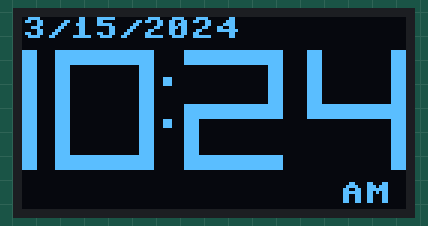
A program run on a simulated Raspberry Pi Pico running MicroPython. Shown: 128×64 one-colour display. The clock reads 2024-03-15 10:24:30 at power-on unless the program sets it.

Above: at 0.1 s.
At 15.2 s:
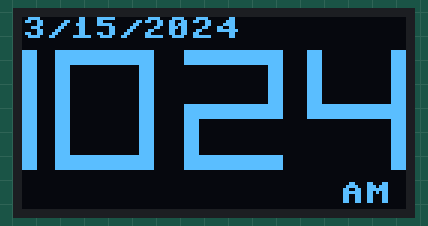
At 32.4 s:
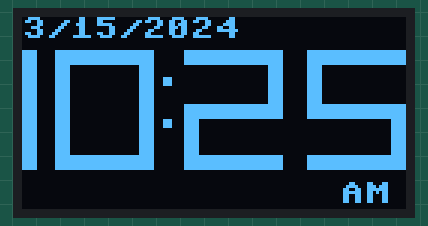
At 63.8 s:
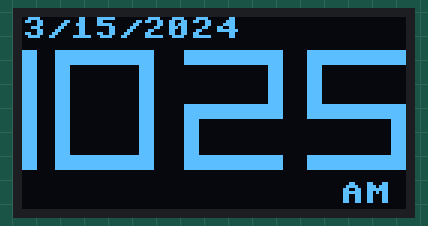
At 95.1 s:
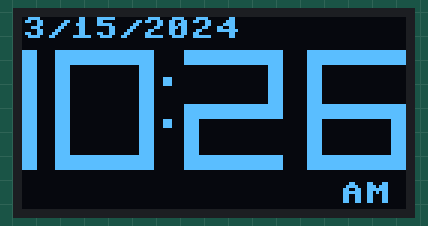
At 128.5 s:
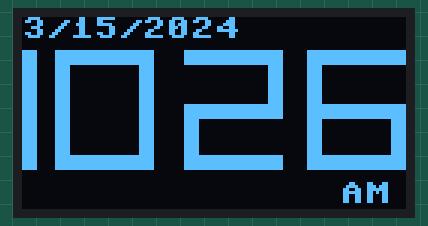

Measured:
- what the display in image 1 shows lasts 1.0 s, from 15.2 s to 16.2 s

The program:

07-test-sh1106-clock-with-rtc.py
```python
from machine import Pin, I2C
from sh1106 import SH1106_I2C
from utime import sleep

# OLED and RTC share I2C bus 0
OLED_SH11306_SDA_PIN = 0
OLED_SH11306_SCL_PIN = 1
DS3231_ADDR = 0x68

sda = Pin(OLED_SH11306_SDA_PIN, Pin.OUT)
scl = Pin(OLED_SH11306_SCL_PIN, Pin.OUT)

# freq=3000000 (3M) for safe I2C operation with both devices
i2c = I2C(0, scl=scl, sda=sda, freq=3000000)

# Initialize display and RTC
oled = SH1106_I2C(128, 64, i2c)
oled.rotate(180)

def bcd2dec(bcd):
    """Convert binary coded decimal to decimal."""
    return (((bcd & 0xf0) >> 4) * 10 + (bcd & 0x0f))

def read_ds3231():
    """Read time from DS3231 RTC."""
    data = i2c.readfrom_mem(DS3231_ADDR, 0x00, 7)
    second = bcd2dec(data[0])
    minute = bcd2dec(data[1])
    hour = bcd2dec(data[2] & 0x3f)  # 24 hour mode
    day = bcd2dec(data[4])
    month = bcd2dec(data[5] & 0x1f)
    year = bcd2dec(data[6]) + 2000
    return (year, month, day, hour, minute, second)

segmentMapping = [
    #a, b, c, d, e, f, g
    [1, 1, 1, 1, 1, 1, 0], # 0
    [0, 1, 1, 0, 0, 0, 0], # 1
    [1, 1, 0, 1, 1, 0, 1], # 2
    [1, 1, 1, 1, 0, 0, 1], # 3
    [0, 1, 1, 0, 0, 1, 1], # 4
    [1, 0, 1, 1, 0, 1, 1], # 5
    [1, 0, 1, 1, 1, 1, 1], # 6
    [1, 1, 1, 0, 0, 0, 0], # 7
    [1, 1, 1, 1, 1, 1, 1], # 8
    [1, 1, 1, 1, 0, 1, 1]  # 9
]

def drawDigit(digit, x, y, width, height, thickness, color):
    if digit < 0:
        return
    segmentOn = segmentMapping[digit]

    # Draw horizontal segments
    for i in [0, 3, 6]:
        if segmentOn[i]:
            if i == 0:  # top
                yOffset = 0
            elif i == 3:  # bottom
                yOffset = height - thickness
            else:  # middle
                yOffset = height // 2 - thickness // 2
            oled.fill_rect(x, y+yOffset, width, thickness, color)

    # Draw vertical segments
    for i in [1, 2, 4, 5]:
        if segmentOn[i]:
            if i == 1 or i == 5:  # upper segments
                startY = y
                endY = y + height // 2
            else:  # lower segments
                startY = y + height // 2
                endY = y + height
            xOffset = 0 if (i == 4 or i == 5) else width-thickness
            oled.fill_rect(x+xOffset, startY, thickness, endY-startY, color)

def draw_colon(x, y):
    oled.fill_rect(x, y, 3, 3, 1)
    oled.fill_rect(x, y+14, 3, 3, 1)

def update_screen(year, month, day, hour, minute, am_pm, colon_on):
    left_margin = -28
    y_offset = 11
    digit_width = 33
    digit_height = 40
    digit_spacing = 41
    digit_thickness = 5

    oled.fill(0)
    date_str = f"{month}/{day}/{year}"
    oled.text(date_str, 0, 0, 1)

    # Convert 24-hour to 12-hour format
    display_hour = hour if hour <= 12 else hour - 12
    if display_hour == 0:
        display_hour = 12

    hour_ten = display_hour // 10 if display_hour >= 10 else -1
    hour_right = display_hour % 10
    minute_ten = minute // 10
    minute_right = minute % 10

    drawDigit(hour_ten, left_margin, y_offset, digit_width, digit_height, digit_thickness, 1)
    drawDigit(hour_right, left_margin + digit_spacing-2, y_offset, digit_width, digit_height, digit_thickness, 1)
    drawDigit(minute_ten, left_margin + 2*digit_spacing, y_offset, digit_width, digit_height, digit_thickness, 1)
    drawDigit(minute_right, left_margin + 3*digit_spacing, y_offset, digit_width, digit_height, digit_thickness, 1)

    if colon_on:
        draw_colon(47, 20)

    oled.text(am_pm, 106, 55, 1)
    oled.show()

counter = 0
while True:
    now = read_ds3231()
    year, month, day, hour, minute, second = now
    am_pm = "PM" if hour >= 12 else "AM"

    update_screen(year, month, day, hour, minute, am_pm, True)
    sleep(1)
    update_screen(year, month, day, hour, minute, am_pm, False)
    sleep(1)
    counter += 1
    if counter > 9:
        counter = 0
```
